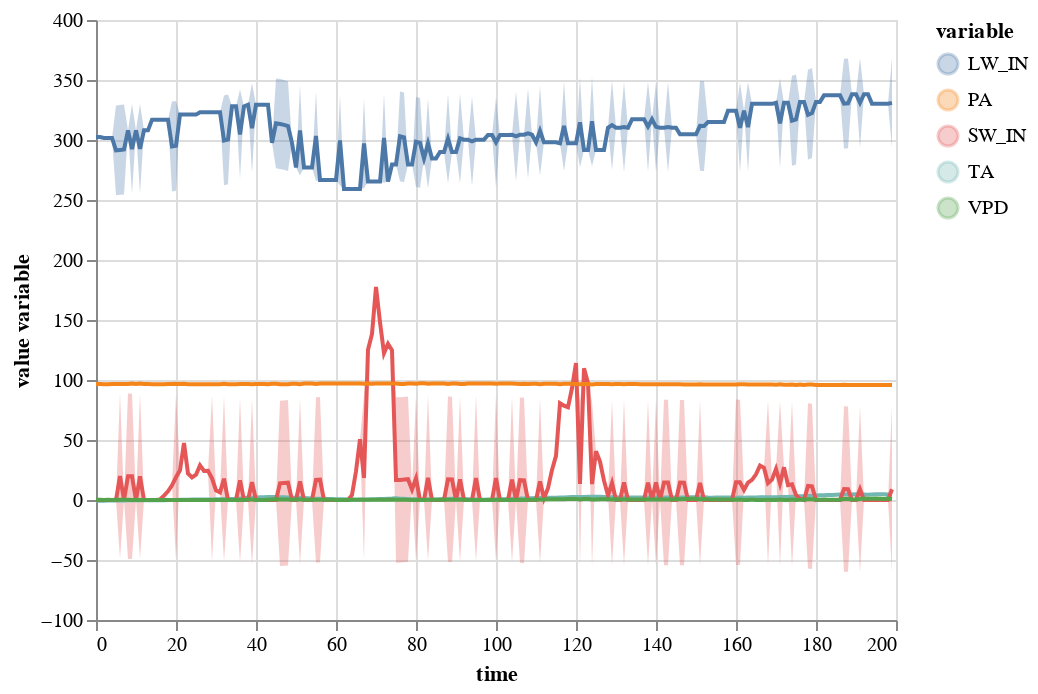

The notebook cell saved with this chart:
### Code cell
gpfa_hai.plot_pred( )

### Figure 1 — Vega-Lite specification as saved in the notebook (floating-point values rounded to 4 significant figures; data arrays with more than 128 entries replaced by an {"elided": "..."} marker saying what was removed)
{"config": {"view": {"continuousWidth": 400, "continuousHeight": 300}}, "layer": [{"mark": "errorband", "encoding": {"color": {"field": "variable", "type": "nominal"}, "x": {"field": "time", "type": "quantitative"}, "y": {"field": "err_low", "title": "", "type": "quantitative"}, "y2": {"field": "err_high"}}, "transform": [{"calculate": "datum.mean - 2 * datum.std", "as": "err_low"}, {"calculate": "datum.mean + 2 * datum.std", "as": "err_high"}]}, {"mark": "line", "encoding": {"color": {"field": "variable", "type": "nominal"}, "x": {"field": "time", "type": "quantitative"}, "y": {"field": "mean", "title": "value variable", "type": "quantitative"}}}], "data": {"name": "data-2b5be0b3b514d083f21fb27cf94b3f58"}, "$schema": "https://vega.github.io/schema/vega-lite/v4.17.0.json", "datasets": {"data-2b5be0b3b514d083f21fb27cf94b3f58": {"elided": "1000 records"}}}
